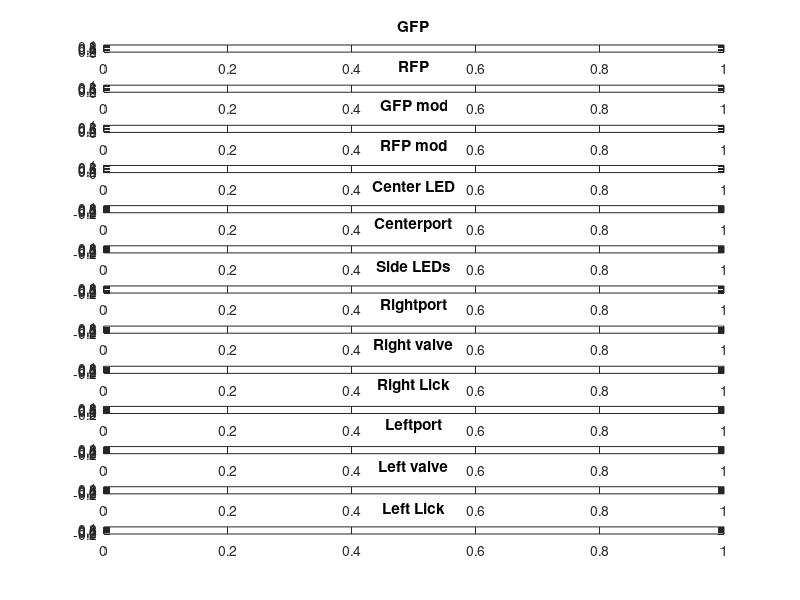

Here is the MATLAB script that generated this plot:
%% Concatenate data files into an array
% find folder with data files from labjack 

clear all
D=dir('Raw_*.mat');
filename={D.name};
dataArray=zeros(1,(length(filename)*(26000)));
for i=1:length(D)
    load(filename{i});
    dataArray(((i-1)*(26000)+1):(i*(26000)))=temp;
end


% access scanned data
output=dataArray;
totalLen = length(dataArray);
numChannels=13; % number of channels 

% In the order of scanning
Ch1=find(mod(1:totalLen,numChannels)==1); % GFP signal
Ch2=find(mod(1:totalLen,numChannels)==2); % RFP signal
Ch3=find(mod(1:totalLen,numChannels)==3); % GFP LED modulation 
Ch4=find(mod(1:totalLen,numChannels)==4); % RFP LED modulation
Ch5=find(mod(1:totalLen,numChannels)==11); % Side LEDs
Ch6=find(mod(1:totalLen,numChannels)==5); % Center port IR Beam
Ch7=find(mod(1:totalLen,numChannels)==6); % Right port IR Beam
Ch8=find(mod(1:totalLen,numChannels)==7); % Left port IR Beam
Ch9=find(mod(1:totalLen,numChannels)==8); % Left port lick sensor
Ch10=find(mod(1:totalLen,numChannels)==9); % Right port lick sensor
Ch11=find(mod(1:totalLen,numChannels)==10); % Center port LED
Ch12=find(mod(1:totalLen,numChannels)==12); % left valve
Ch13=find(mod(1:totalLen,numChannels)==0); % right valve


%% plot all raw data


figure;
ax = []
ax(1) = subplot(13,1,1);plot(output(Ch1));title('GFP')
ax(2) =subplot(13,1,2);plot(output(Ch2));title('RFP')
ax(3) =subplot(13,1,3);plot(output(Ch3)); title('GFP mod')
ax(4) =subplot(13,1,4);plot(output(Ch4));title('RFP mod')
ax(5) =subplot(13,1,5);plot(output(Ch11));title('Center LED'), ylim([-0.2 1.2])
ax(6) =subplot(13,1,6);plot(output(Ch6)); title('Centerport'), ylim([-0.2 1.2])
ax(7) =subplot(13,1,7);plot(output(Ch5)); title('Side LEDs'), ylim([-0.2 1.2])
ax(8) =subplot(13,1,8);plot(output(Ch7)); title('Rightport'), ylim([-0.2 1.2])
ax(9) =subplot(13,1,9);plot(output(Ch13));title('Right valve'), ylim([-0.2 1.2])
ax(10) =subplot(13,1,10);plot(output(Ch10)); title('Right Lick'), ylim([-0.2 1.2])
ax(11) =subplot(13,1,11);plot(output(Ch8));title('Leftport'), ylim([-0.2 1.2])
ax(12) =subplot(13,1,12);plot(output(Ch12));title('Left valve'), ylim([-0.2 1.2])
ax(13) =subplot(13,1,13);plot(output(Ch9));title('Left Lick'), ylim([-0.2 1.2])


linkaxes(ax,'x');